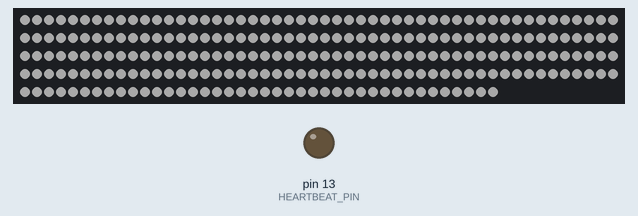
The sketch below on a simulated Arduino Uno, built with avr-gcc and run on an emulated ATmega328P. Parts: 240 RGB LEDs in strip order, left to right, continuing on the next row, output pins drawn as LEDs (lit = HIGH). Dim RGB values are drawn brighter than linear.

Above: at 8.42 s.

The sketch:

NeoStripFade.ino
```cpp
#include <Adafruit_NeoPixel.h>
#include <math.h>

#define NEOPIXEL_PIN (6)    // data pin of neopixel strip
#define NUM_PIXELS (240)    // total number of LEDS
#define HEARTBEAT_PIN (13)  // output pin for heartbeat LED

#define SECTION_LEN (10)     // number of LEDs to be grouped as one
#define NUM_SECTIONS (24)   // number of LED groups

Adafruit_NeoPixel pixels = Adafruit_NeoPixel(NUM_PIXELS, NEOPIXEL_PIN, NEO_GRB + NEO_KHZ800);

void setup()
{
  pinMode(HEARTBEAT_PIN, OUTPUT);
  digitalWrite(HEARTBEAT_PIN, 0);

  pixels.begin();
}

int loop_count = 0;
bool heartbeat = false;
void loop()
{
  // show heartbeat to indicate that we're running
  heartbeat = !heartbeat;
  //digitalWrite(HEARTBEAT_PIN, heartbeat);
  loop_count++;

  switch (1)
  {
    case 0:
      {
        all_white(60);
        break;
      }
    case 1:
      {
        fade();
        break;
      }
  }
}


// turn off all LEDs
void all_off()
{
  for (int i = 0; i < NUM_PIXELS; i++)
  {
    pixels.setPixelColor(i, pixels.Color(0, 0, 0));
  }
  pixels.show();
}

// set all LEDs to white (at given brightness level)
void all_white(int level)
{
  for (int i = 0; i < NUM_PIXELS; i++)
  {
    pixels.setPixelColor(i, pixels.Color(level, level, level));
  }
  pixels.show();
}

// stratifiy the pixel changes so that fading looks smoother
void all_white_strat(int level)
{
  for (int k = 0; k < SECTION_LEN; k++)
  {
    for (int j = 0; j < NUM_SECTIONS; j++)
    {
      int pi = (j * SECTION_LEN) + k;
      pixels.setPixelColor(pi, pixels.Color(level, level, level));
    }
    pixels.show();
  }
}

// stratifiy the pixel changes so that fading looks smoother
// account for fractional changes in level based on section
void all_white_strat_frac(float level)
{
  for (int k = 0; k < SECTION_LEN; k++)
  {
    int rem = (level - (int)level) * 10;
    for (int j = 0; j < NUM_SECTIONS; j++)
    {
      int b = level;
      b = k < rem ? b + 1 : b;

      int pi = (j * SECTION_LEN) + k;
      pixels.setPixelColor(pi, pixels.Color(b, b, b));
    }
    pixels.show();
  }
}

const unsigned char cie[256] = {
  0, 0, 0, 0, 0, 1, 1, 1, 1, 1,
  1, 1, 1, 1, 2, 2, 2, 2, 2, 2,
  2, 2, 2, 3, 3, 3, 3, 3, 3, 3,
  3, 4, 4, 4, 4, 4, 4, 5, 5, 5,
  5, 5, 6, 6, 6, 6, 6, 7, 7, 7,
  7, 8, 8, 8, 8, 9, 9, 9, 10, 10,
  10, 10, 11, 11, 11, 12, 12, 12, 13, 13,
  13, 14, 14, 15, 15, 15, 16, 16, 17, 17,
  17, 18, 18, 19, 19, 20, 20, 21, 21, 22,
  22, 23, 23, 24, 24, 25, 25, 26, 26, 27,
  28, 28, 29, 29, 30, 31, 31, 32, 32, 33,
  34, 34, 35, 36, 37, 37, 38, 39, 39, 40,
  41, 42, 43, 43, 44, 45, 46, 47, 47, 48,
  49, 50, 51, 52, 53, 54, 54, 55, 56, 57,
  58, 59, 60, 61, 62, 63, 64, 65, 66, 67,
  68, 70, 71, 72, 73, 74, 75, 76, 77, 79,
  80, 81, 82, 83, 85, 86, 87, 88, 90, 91,
  92, 94, 95, 96, 98, 99, 100, 102, 103, 105,
  106, 108, 109, 110, 112, 113, 115, 116, 118, 120,
  121, 123, 124, 126, 128, 129, 131, 132, 134, 136,
  138, 139, 141, 143, 145, 146, 148, 150, 152, 154,
  155, 157, 159, 161, 163, 165, 167, 169, 171, 173,
  175, 177, 179, 181, 183, 185, 187, 189, 191, 193,
  196, 198, 200, 202, 204, 207, 209, 211, 214, 216,
  218, 220, 223, 225, 228, 230, 232, 235, 237, 240,
  242, 245, 247, 250, 252, 255,
};

const float cie_f[256] = {
  0.0, 0.1, 0.2, 0.3, 0.4, 0.6, 0.7, 0.8, 0.9, 1.0,
  1.1, 1.2, 1.3, 1.4, 1.6, 1.7, 1.8, 1.9, 2.0, 2.1,
  2.2, 2.3, 2.4, 2.6, 2.7, 2.8, 2.9, 3.1, 3.2, 3.4,
  3.5, 3.6, 3.8, 4.0, 4.1, 4.3, 4.5, 4.6, 4.8, 5.0,
  5.2, 5.4, 5.6, 5.8, 6.0, 6.2, 6.4, 6.7, 6.9, 7.1,
  7.4, 7.6, 7.9, 8.1, 8.4, 8.7, 8.9, 9.2, 9.5, 9.8,
  10.1, 10.4, 10.7, 11.0, 11.3, 11.7, 12.0, 12.3, 12.7, 13.0,
  13.4, 13.8, 14.1, 14.5, 14.9, 15.3, 15.7, 16.1, 16.5, 16.9,
  17.4, 17.8, 18.2, 18.7, 19.2, 19.6, 20.1, 20.6, 21.1, 21.5,
  22.0, 22.6, 23.1, 23.6, 24.1, 24.7, 25.2, 25.8, 26.3, 26.9,
  27.5, 28.1, 28.7, 29.3, 29.9, 30.5, 31.2, 31.8, 32.5, 33.1,
  33.8, 34.5, 35.1, 35.8, 36.5, 37.3, 38.0, 38.7, 39.5, 40.2,
  41.0, 41.7, 42.5, 43.3, 44.1, 44.9, 45.7, 46.6, 47.4, 48.2,
  49.1, 50.0, 50.8, 51.7, 52.6, 53.5, 54.4, 55.4, 56.3, 57.3,
  58.2, 59.2, 60.2, 61.2, 62.2, 63.2, 64.2, 65.3, 66.3, 67.4,
  68.4, 69.5, 70.6, 71.7, 72.8, 74.0, 75.1, 76.2, 77.4, 78.6,
  79.8, 81.0, 82.2, 83.4, 84.6, 85.9, 87.1, 88.4, 89.7, 91.0,
  92.3, 93.6, 94.9, 96.3, 97.6, 99.0, 100.4, 101.8, 103.2, 104.6,
  106.1, 107.5, 109.0, 110.4, 111.9, 113.4, 114.9, 116.5, 118.0, 119.6,
  121.1, 122.7, 124.3, 125.9, 127.5, 129.2, 130.8, 132.5, 134.2, 135.9,
  137.6, 139.3, 141.0, 142.8, 144.5, 146.3, 148.1, 149.9, 151.7, 153.6,
  155.4, 157.3, 159.2, 161.1, 163.0, 164.9, 166.9, 168.8, 170.8, 172.8,
  174.8, 176.8, 178.8, 180.9, 182.9, 185.0, 187.1, 189.2, 191.4, 193.5,
  195.7, 197.8, 200.0, 202.2, 204.5, 206.7, 209.0, 211.2, 213.5, 215.8,
  218.1, 220.5, 222.8, 225.2, 227.6, 230.0, 232.4, 234.9, 237.3, 239.8,
  242.3, 244.8, 247.3, 249.9, 252.4, 255.0,
};

void fade()
{
  static int fade_limit_low = 40;
  static int fade_limit_high = 180;
  static int fade_level = fade_limit_low;
  static int fade_step = 1;
  static bool fade_dir = 0;

  if (fade_dir == 0)
  {
    fade_level += fade_step;

    if (fade_level >= fade_limit_high)
    {
      fade_level = fade_limit_high;
      fade_dir = 1;
    }
  }
  else
  {
    fade_level -= fade_step;

    if (fade_level <= fade_limit_low)
    {
      fade_level = fade_limit_low;
      fade_dir = 0;
      delay(600);
    }
  }

  switch (2)
  {
    case 0:
      {
        // linearly scaled intensity (does not work very well, since we perceive light on a log scale)
        all_white(fade_level);
        delay(100);
        break;
      }
    case 1:
      {
        // log-compensated intensity scaling (suffers from discrete jumps in intensity)
        int level = (cie[fade_level]);
        all_white_strat(level);
        delay(20);
        break;
      }
    case 2:
      {
        // log-compensated intensity scaling (reduces effect of discrete jumps in intensity)
        float level = (cie_f[fade_level]);
        all_white_strat_frac(level);
        //delay(3);
        break;
      }
  }
}
```
